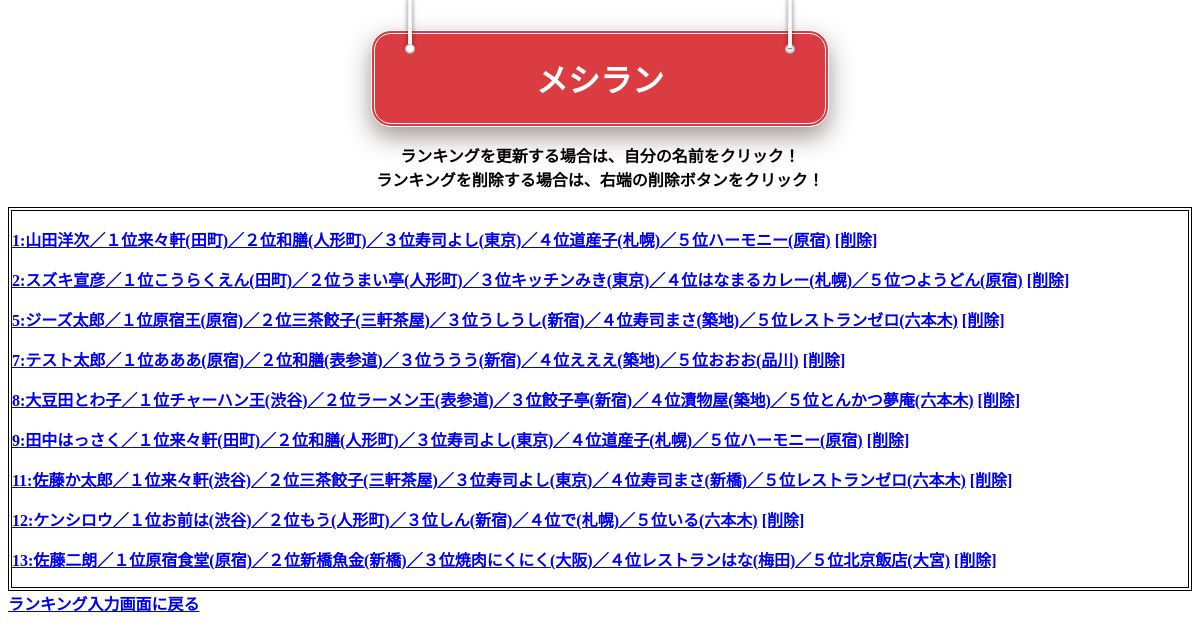
The page /select.php on the database its author committed.
### tables this page shows
CREATE TABLE `ranking_table` (
  `id` int(12) NOT NULL,
  `name` varchar(128) NOT NULL,
  `first` varchar(64) NOT NULL,
  `first_place` varchar(64) NOT NULL,
  `second` varchar(64) NOT NULL,
  `second_place` varchar(64) NOT NULL,
  `third` varchar(64) NOT NULL,
  `third_place` varchar(64) NOT NULL,
  `fourth` varchar(64) NOT NULL,
  `fourth_place` varchar(64) NOT NULL,
  `fifth` varchar(64) NOT NULL,
  `fifth_place` varchar(64) NOT NULL
);

### select.php (the view, shortened to what this page needs)
<?php
try {
$pdo = new PDO('mysql:dbname=ranking_db;charset=utf8;host=localhost','root','root');
} catch (PDOException $e) {
  exit('データベースに接続できませんでした。'.$e->getMessage());
}
$stmt = $pdo->prepare("SELECT * FROM ranking_table");
$status = $stmt->execute();
$view="";
if($status==false){
  $error = $stmt->errorInfo();
  exit("ErrorQuery:".$error[2]);
}else{
  while( $result = $stmt->fetch(PDO::FETCH_ASSOC)){
    $view .= "<p>";
    $view .='<a href=kousin.php?id='.$result["id"].'">';
    $view .=$result["id"].":".$result["name"].
    "／１位".$result["first"]."(".$result["first_place"].")".
    "／２位".$result["second"]."(".$result["second_place"].")".
    "／３位".$result["third"]."(".$result["third_place"].")".
    "／４位".$result["fourth"]."(".$result["fourth_place"].")".
    "／５位".$result["fifth"]."(".$result["fifth_place"].")";
    $view .='</a>';
    $view .=' ';
    $view .='<a href=delete.php?id='.$result["id"].'">';
    $view .='[削除]';
    $view .='</a>';
    $view .= "</p>";
  }
}
?>
<!DOCTYPE html>
<html lang="ja">
<head>
  <link rel="stylesheet" href="css/style.css">
</head>
<body id="main">
<header>
 <div class="top">
  <div class="plate" id="mesiran">
  <h1 class="top_title">メシラン</h1>
  </div>
</header>
<p class="top_word">ランキングを更新する場合は、自分の名前をクリック！<br>
ランキングを削除する場合は、右端の削除ボタンをクリック！</p>
<div>
    <div class="container_jumbotron"><?=$view?></div>
</div>
  <nav class="navbar navbar-default">
    <div class="container-fluid">
      <div class="navbar-header">
      <a class="navbar-brand" href="index.php">ランキング入力画面に戻る</a>
      </div>
    </div>
  </nav>
</body>
</html>

### css/style.css (style rules this page uses)
body { background-image: url(https://www.photolibrary.jp/mhd4/img188/450-2011012921191685829.jpg); background-size: cover; background-color:rgba(255,255,255,0.8); background-blend-mode:overlay; font-weight: bold; }
.plate h1 { font-weight: bold; color: white; display: block; text-align: center; }
.plate { width:450px; margin:30px auto auto auto; border:4px solid rgba(225,225,225,0); position:relative; border-color: white; border-style: double; border-radius: 20px; box-shadow: 0 10px 25px 0 rgba(71, 47, 47, 0.5); }
#mesiran { background:#da3c41 }
#mesiran h1 { font-family: 'Sacramento', ; color:#fff; }
.plate:before, .plate:after { content:""; width:4px; height:50px; position:absolute; top:-35px; box-shadow:inset 0px -1px 1px rgba(0, 0, 0, 0.5),0 0 5px rgba(0, 0, 0, 0.5); }
.plate:before { left:33px; }
.plate:after { right:33px; }
#mesiran:before, #mesiran:after { background:#fcfcfa; }
.plate h1:before, .plate h1:after { content:""; border-radius:50%; position:absolute; top:10px; box-shadow:inset 0px -1px 2px rgba(0, 0, 0, 0.5),inset 0px 1px 1px rgba(0, 0, 0, 0.2); }
#mesiran h1:before, #mesiran h1:after { width:10px; height:10px; background:#fcfcfa; }
#mesiran h1:before { left:30px; }
#mesiran h1:after { right:30px; }
.top_word { text-align: center; color: black; }
.container_jumbotron { border : double 4px black ; font-weight: bold; }

### select.php (style rules this page uses)
div { padding:auto; font-size:16px; }

### rows shown on the page
ranking_table: value "1:山田洋次／１位来々軒(田町)／２位和膳(人形町)／３位寿司よし(東京)／４位道産子(札幌)／５位ハーモニー(原宿) [削除]"
ranking_table: value "2:スズキ宣彦／１位こうらくえん(田町)／２位うまい亭(人形町)／３位キッチンみき(東京)／４位はなまるカレー(札幌)／５位つようどん(原宿) [削除]"
ranking_table: value "5:ジーズ太郎／１位原宿王(原宿)／２位三茶餃子(三軒茶屋)／３位うしうし(新宿)／４位寿司まさ(築地)／５位レストランゼロ(六本木) [削除]"
ranking_table: value "7:テスト太郎／１位あああ(原宿)／２位和膳(表参道)／３位ううう(新宿)／４位えええ(築地)／５位おおお(品川) [削除]"
ranking_table: value "8:大豆田とわ子／１位チャーハン王(渋谷)／２位ラーメン王(表参道)／３位餃子亭(新宿)／４位漬物屋(築地)／５位とんかつ夢庵(六本木) [削除]"
ranking_table: value "9:田中はっさく／１位来々軒(田町)／２位和膳(人形町)／３位寿司よし(東京)／４位道産子(札幌)／５位ハーモニー(原宿) [削除]"
ranking_table: value "11:佐藤か太郎／１位来々軒(渋谷)／２位三茶餃子(三軒茶屋)／３位寿司よし(東京)／４位寿司まさ(新橋)／５位レストランゼロ(六本木) [削除]"
ranking_table: value "12:ケンシロウ／１位お前は(渋谷)／２位もう(人形町)／３位しん(新宿)／４位で(札幌)／５位いる(六本木) [削除]"
ranking_table: value "13:佐藤二朗／１位原宿食堂(原宿)／２位新橋魚金(新橋)／３位焼肉にくにく(大阪)／４位レストランはな(梅田)／５位北京飯店(大宮) [削除]"
